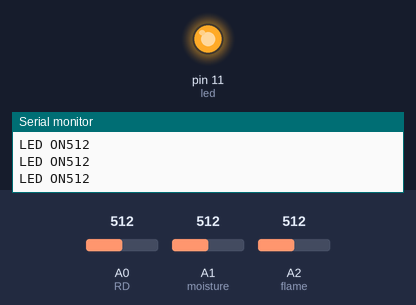
Simulated run of this sketch. Board: Arduino Uno, built with avr-gcc and run on an emulated ATmega328P. On the bench: output pins drawn as LEDs (lit = HIGH), the last lines printed to the serial monitor. Dashed ring = blinking. The inputs (shaded band) are chosen by the test bench; at power-on: A0 (RD) = 512, A1 (moisture) = 512, A2 (flame) = 512.

Above: at 1.4 s.
1.5 s: A0 (RD) set to 986
4.8 s: A0 (RD) set to 1013
At 5.1 s:
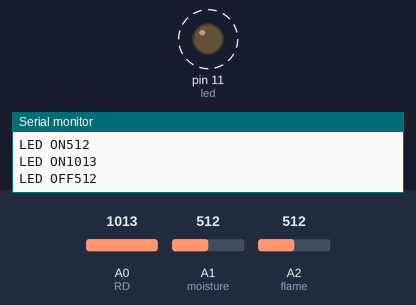
8.1 s: A0 (RD) set to 990
At 9.4 s:
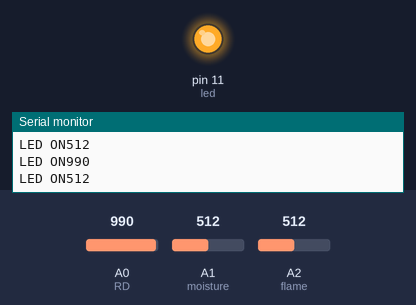
9.7 s: A1 (moisture) set to 989
11.2 s: A1 (moisture) set to 1009
At 12.22 s:
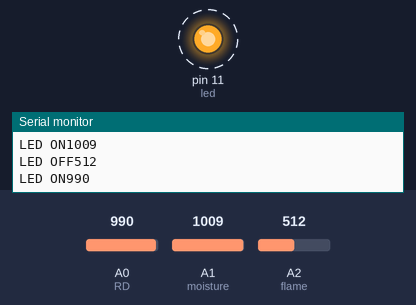
Timing chart, 0 to 15.5 s (numbered marks = the images above; inputs shaded):
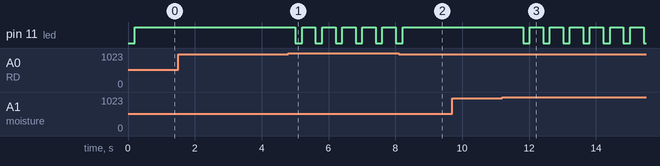

The sketch:

threesen_rain_moist_flame.ino
```cpp
#define led 11
#define RD A0
#define moisture A1
#define flame A2

void setup()
{
pinMode(led, OUTPUT);

Serial.begin(9600);
}

void loop()
{
  // put your main code here, to run repeatedly:
A();
B();
C();
}
void A()
{
  int RDValue = analogRead(RD);
    Serial.println(RDValue);
    delay(200);

  if(RDValue<1000)
  {
    digitalWrite(led, HIGH);
    Serial.print("LED ON");

  }
  else{
    digitalWrite(led, LOW);
    Serial.print("LED OFF");
  }
}
void B()
{
  int moistureValue = analogRead(moisture);
    Serial.println(moistureValue);
    delay(200);

  if(moistureValue<1000)
  {
    digitalWrite(led, HIGH);
    Serial.print("LED ON");

  }
  else{
    digitalWrite(led, LOW);
    Serial.print("LED OFF");
}
}
void C()
{
  int flameValue = analogRead(flame);
    Serial.println(flameValue);
    delay(200);

  if(flameValue<1000)
  {
    digitalWrite(led, HIGH);
    Serial.print("LED ON");

  }
  else{
    digitalWrite(led, LOW);
    Serial.print("LED OFF");
}
}
```

Measured:
- the behaviour switches between 999 and 1000 on A0 (RD) (found by bisection; images 0 and 1)
- the behaviour switches between 999 and 1000 on A1 (moisture) (found by bisection; images 2 and 3)
- after the input at 4.8 s, pin 11 (led): alternates HIGH for 0.40 s and LOW for 0.20 s, starting after 0.21 s
- after the input at 8.1 s, pin 11 (led): goes on until 8.2 s, then stays HIGH
- after the input at 11.2 s, pin 11 (led): alternates HIGH for 0.40 s and LOW for 0.20 s, starting after 0.62 s
